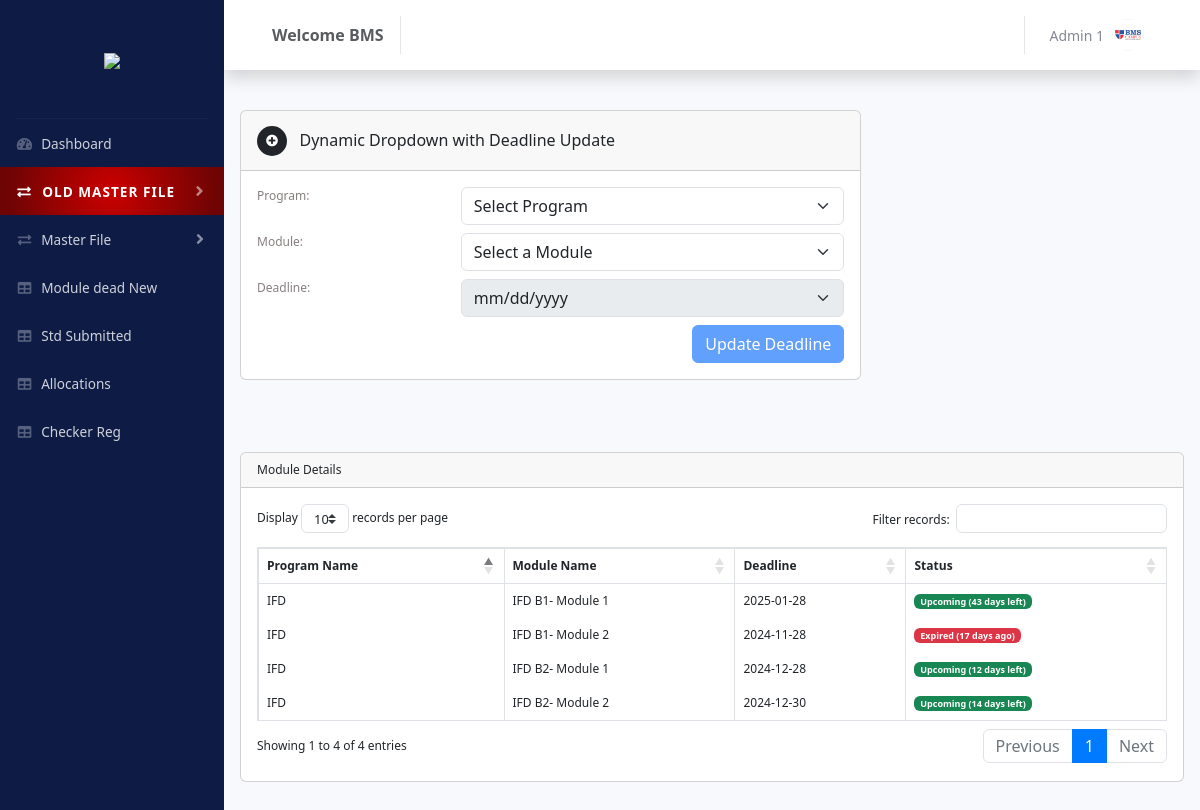
Screenshot of /admin/allocate_module_date.php (signed in) with the database file from the repository.
### tables this page shows
CREATE TABLE `module_table` (
  `id` int(11) NOT NULL,
  `module_name` varchar(200) NOT NULL,
  `program_id` int(5) NOT NULL,
  `batch_id` int(11) NOT NULL,
  `deadline` date DEFAULT NULL
);

CREATE TABLE `program_table` (
  `id` int(11) NOT NULL,
  `program_name` varchar(255) NOT NULL
);

### admin/allocate_module_date.php (the view, shortened to what this page needs)
<?php
include("../database/connection.php");
include("includes/header.php");
?>
<div id="wrapper">
    <?php include("nav.php"); ?>
    <div id="content-wrapper" class="d-flex flex-column">
        <div id="content">
            <?php include("includes/topnav.php"); ?>
            <div class="p-3" style="font-size: 12px;">
                <div class="row mb-5">
                    <div class="col-md-8">
                        <div class="card">
                            <div class="card-header d-flex align-items-center" style="height: 60px;">
                                <span
                                    class="bg-dark text-white rounded-circle p-2 d-flex align-items-center justify-content-center"
                                    style="width: 30px; height: 30px;">
                                    <i class="fas fa-plus-circle"></i>
                                </span> &nbsp;&nbsp;&nbsp;&nbsp;
                                <h6 class="mb-0 me-2">Dynamic Dropdown with Deadline Update</h6>
                            </div>
                            <div class="card-body">
                                <form id="dynamicForm">
                                    <div class="mb-2">
                                        <div class="row">
                                            <div class="col-md-4">
                                                <label for="batch" class="form-label">Program:</label>
                                            </div>
                                            <div class="col-md-8">
                                                <select id="program" name="program" class="form-select">
                                                    <option value="">Select Program</option>
                                                </select>
                                            </div>
                                        </div>
                                    </div>
                                    <div class="mb-2">
                                        <div class="row">
                                            <div class="col-md-4">
                                                <label for="batch" class="form-label">Module:</label>
                                            </div>
                                            <div class="col-md-8">
                                                <select id="module" name="module" class="form-select">
                                                    <option value="">Select a Module</option>
                                                </select>
                                            </div>
                                        </div>
                                    </div>
                                    <div class="mb-2">
                                        <div class="row">
                                            <div class="col-md-4">
                                                <label for="batch" class="form-label">Deadline:</label>
                                            </div>
                                            <div class="col-md-8">
                                                <input type="date" id="deadline" name="deadline" class="form-select" disabled>
                                            </div>
                                        </div>
                                    </div>
                                    <div class="row">
                                        <div class="col-md-12 text-end">
                                            <button type="button" id="updateDeadline" class="btn btn-primary" disabled>Update Deadline</button>
                                        </div>
                                    </div>
                                </form>
                            </div>
                        </div>
                    </div>
                </div>
                <div class="row mb-5">
                    <div class="col-md">
                        <div class="card mt-4">
                            <div class="card-header">
                                Module Details
                            </div>
                            <div class="card-body">
                                <div class="table-responsive">
                                    <table class="table table-bordered" id="dataTable" width="100%" cellspacing="0">
                                        <thead>
                                            <tr>
                                                <th>Program Name</th>
                                                <th>Module Name</th>
                                                <th>Deadline</th>
                                                <th>Status</th>
                                            </tr>
                                        </thead>
                                        <tbody>
                                            <?php
                                            $query = "
                                                    SELECT
                                                        m.id AS module_id,
                                                        p.program_name,
                                                        m.module_name,
                                                        m.deadline
                                                    FROM
                                                        module_table m
                                                    INNER JOIN
                                                        program_table p
                                                    ON
                                                        m.program_id = p.id";
                                            $result = mysqli_query($conn, $query);
                                            while ($row = mysqli_fetch_assoc($result)) {
                                                $deadline = new DateTime($row['deadline']);
                                                $currentDate = new DateTime();
                                                $difference = $deadline->diff($currentDate);
                                                $status = $deadline > $currentDate ? "Upcoming" : "Expired";
                                                echo "<tr>";
                                                echo "<td>" . $row['program_name'] . "</td>";
                                                echo "<td>" . $row['module_name'] . "</td>";
                                                echo "<td>" . $row['deadline'] . "</td>";
                                                if ($status === "Upcoming") {
                                                    echo "<td><span class='badge bg-success'>Upcoming (" . $difference->days . " days left)</span></td>";
                                                } else {
                                                    echo "<td><span class='badge bg-danger'>Expired (" . $difference->days . " days ago)</span></td>";
                                                }
                                                echo "</tr>";
                                            }
                                            ?>
                                        </tbody>
                                    </table>
                                </div>
                            </div>
                        </div>
                        <link rel="stylesheet" href="https://cdn.datatables.net/1.13.6/css/dataTables.bootstrap5.min.css">
                    </div>
                </div>
            </div>
        </div>
    </div>
</div>
<link rel="stylesheet" href="./vendor/datatables/dataTables.bootstrap4.min.css">
</body>
</html>

### admin/includes/header.php (style rules this page uses)
.form-label { margin-bottom: 0.7rem; color:#878180; }

### rows the page displays
module_table: program.program_name "IFD", module_name "IFD B1- Module 1", deadline "2025-01-28", deadline "43"
module_table: program.program_name "IFD", module_name "IFD B1- Module 2", deadline "2024-11-28", deadline "17"
module_table: program.program_name "IFD", module_name "IFD B2- Module 1", deadline "2024-12-28", deadline "12"
module_table: program.program_name "IFD", module_name "IFD B2- Module 2", deadline "2024-12-30", deadline "14"

### other values shown
$_SESSION['name'] "Admin 1"
